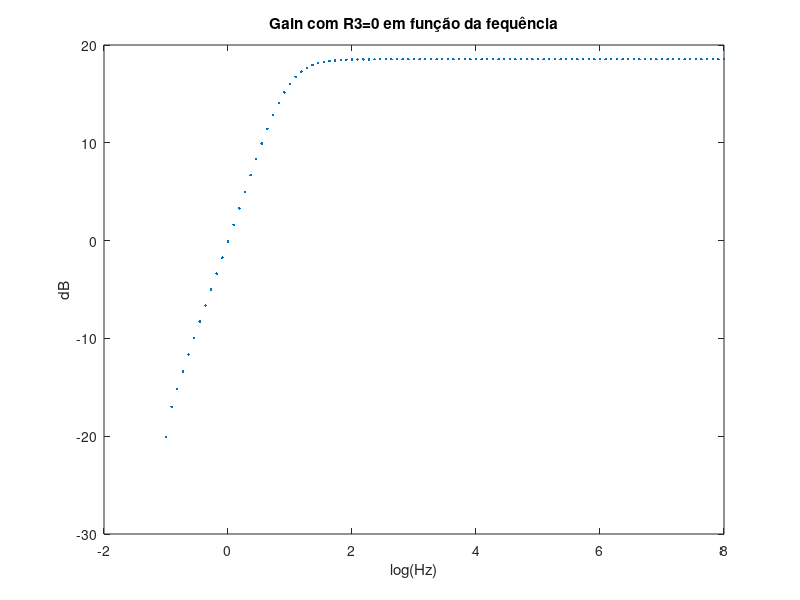
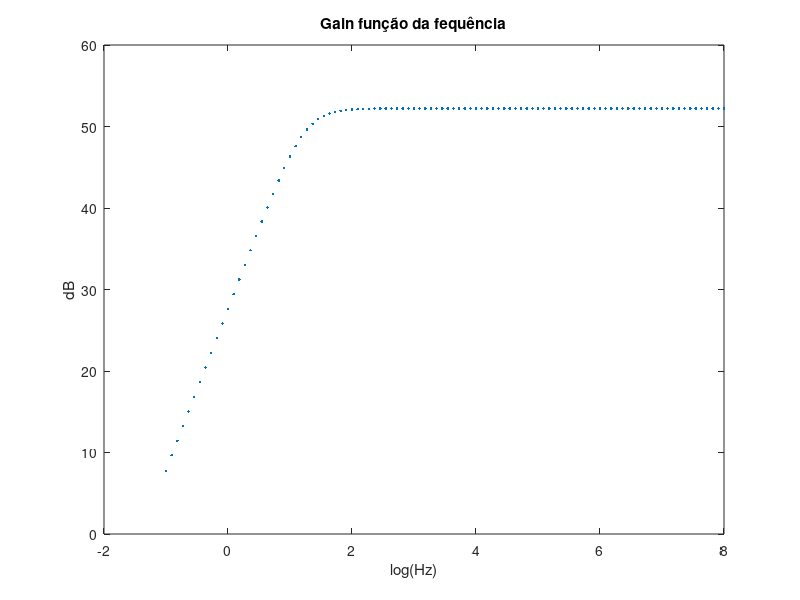

The MATLAB script that drew these images, in order:
%gain stage

VT=25e-3
BFN=178.7
VAFN=69.7
RE1=1015
C_in=365*10^(-6)

RC1=980
RB1=80000
RB2=20000
VBEON=0.7
VCC=12
RS=100

C=4390*10^(-6)
C2=2250*10^(-6)

l=0;

Rl=8;

f=logspace(-1,8,100);
for l = 1:length(f)
     %f=n*10^(k-1);

      int(l)=f(l);
      printf('%g\n',log10(int(l)))
      Zc=1/(i*2*pi*f(l)*C);
      Zc2=1/(i*2*pi*f(l)*C2);
      Zc_in=1/(i*2*pi*f(l)*C_in);

      %--
      RE1_vdd=1015;
      %--
      RB=1/(1/RB1+1/RB2);
      VEQ=RB2/(RB1+RB2)*VCC;
      IB1=(VEQ-VBEON)/(RB+(1+BFN)*RE1);
      IC1=BFN*IB1;
      IE1=(1+BFN)*IB1;
      VE1=RE1*IE1;
      VO1=VCC-RC1*IC1;
      VCE=VO1-VE1;
      
      %----
      RE1_vdd=1015;
      RE1=(1/RE1_vdd+1/Zc)^(-1);
      RS1=RS+Zc_in;
      %-----
      gm1=IC1/VT;
      rpi1=BFN/gm1;
      ro1=VAFN/IC1;
      
      AV1_normal = (RB/(RS1+RB))*RC1*(RE1-gm1*rpi1*ro1)/((ro1+RC1+RE1)*((1/RB+1/RS1)^(-1)+rpi1+RE1)+gm1*RE1*ro1*rpi1 - RE1^2);

      AV1simple = gm1*RC1/(1+gm1*RE1);

      RE1=0;
      %%RE1=Zc;
      AV1 = RC1*(RE1-gm1*rpi1*ro1)/((ro1+RC1+RE1)*(RB+rpi1+RE1)+gm1*RE1*ro1*rpi1 - RE1^2);
      AV1simple = gm1*RC1/(1+gm1*RE1);

        %----
      RE1_vdd=1015;
      RE1=(1/RE1_vdd+1/Zc)^(-1);
      %-----

      ZI1 = ((ro1+RC1+RE1)*(RB+rpi1+RE1)+gm1*RE1*ro1*rpi1 - RE1^2)/(ro1+RC1+RE1);

      ZX = ro1*((RB+rpi1)*RE1/(RB+rpi1+RE1))/(1/(1/ro1+1/(rpi1+RB)+1/RE1+gm1*rpi1/(rpi1+RB)));

      ZO1 = 1/(1/ZX+1/RC1);



      %ouput stage
      BFP = 227.3;
      VAFP = 37.2;
      RE2 = 2335;
      VEBON = 0.7;
      VI2 = VO1;
      IE2 = (VCC-VEBON-VI2)/RE2;
      IC2 = BFP/(BFP+1)*IE2;
      VO2 = VCC - RE2*IE2;


      gm2 = IC2/VT;
      go2 = IC2/VAFP;
      gpi2 = gm2/BFP;
      ge2 = 1/RE2;

      AV2 = gm2/(gm2+gpi2+go2+ge2);



      ZI2 = (gm2+gpi2+go2+ge2)/gpi2/(gpi2+go2+ge2);

      ZO2 = 1/(gm2+gpi2+go2+ge2);
      %condensador
      AV3=Rl/(Rl+Zc2);
      
      %--
      gain(l)=AV1*AV2*AV3;
      gain2(l)=AV1_normal*AV2;

endfor

iii=1
peakG=max(abs(real(gain2)))
while 20*log10(abs(real(gain2(iii)))) < (20*log10(peakG)-3)
iii++
endwhile 

fprintf ( fopen("Impedancias.tex", "w") , '\n $Z_{in output}$ & $Z_{out output}$ & $Z_{in gain}$ & $Z_{out gain}$\\\\\n %g $\\Omega$   & %g $\\Omega$ & %g $\\Omega$   & %g $\\Omega$\\\\\n' , ZI2 , ZO2 , ZI1 , ZX)
fprintf ( fopen("Cutoff.tex", "w") , '\n min cut-off frequency \\\\ \n %g \\\\\n' , int(iii))

fprintf ( fopen("OP.tex", "w") , '\n V_{CE} & VEC \\\\ \n %g & %g\\\\\n' , VCE , VO2 )

figure(1)
plot(log10(int), 20*log10(gain) , ".");
title ("Gain com R3=0 em função da fequência");
ylabel ("dB");
xlabel ("log(Hz)");

print("GAIN_Exprimental_R3_a_0", "-dpng");

figure(2)
plot(log10(int), 20*log10(gain2) , ".");
title ("Gain função da fequência");
ylabel ("dB");
xlabel ("log(Hz)");
print("GAINVERDADEIRO", "-dpng");
